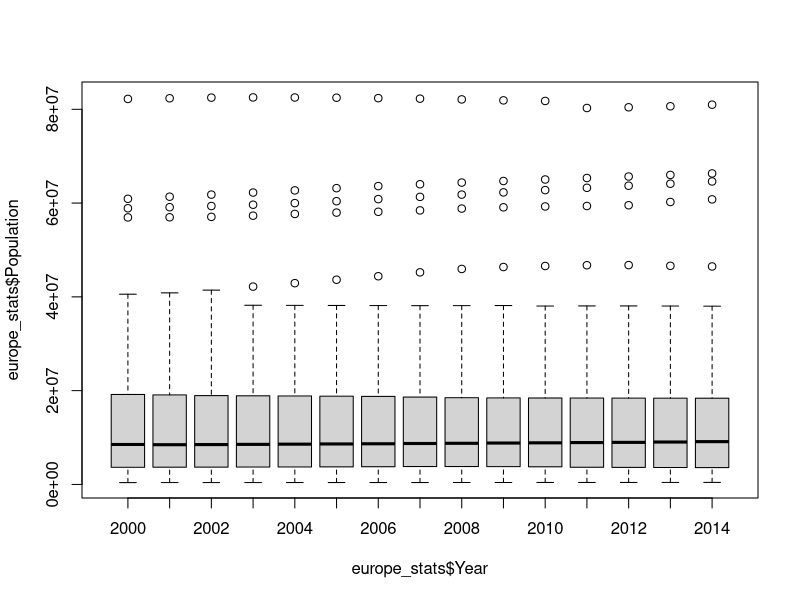

This chart was generated by the following R code:
###################################################
##########       Data preprocessing      ##########
###################################################

#co2 <- read.csv(file = "../CO2 emissions/CO2 emissions (melted).csv")
#co2 <- co2[, c(2, 3, 6, 7)]
#co2_pc <- read.csv(file = "../CO2 emissions/CO2 emissions per capita (melted).csv")
#co2_pc <- co2_pc[, c(2, 3, 6, 7)]

#gdp <- read.csv(file = "../Europe stats/GDP (current US$) (melted).csv")
#gdp <- gdp[, c(2, 3, 6, 7)]
#gdp_pc <- read.csv(file = "../Europe stats/GDP (per capita) (melted).csv")
#gdp_pc <- gdp_pc[, c(2, 3, 6, 7)]
#life_expectancy <- read.csv(file = "../Europe stats/Life expectancy (melted).csv")
#life_expectancy <- life_expectancy[, c(2, 3, 6, 7)]

#infant_mortality_rates <- read.csv(file = "../Infant mortality/Infant mortality rates (melted).csv")
#infant_mortality_rates <- infant_mortality_rates[, c(2, 3, 6, 7)]

#population <- read.csv(file = "../Population/Population (melted).csv")
#population <- population[, c(2, 3, 6, 7)]

#columns <- c("Country.Name", "Country.Code", "Year")
#dataset <- merge(co2, co2_pc, by = columns)
#dataset <- merge(dataset, gdp, by = columns)
#dataset <- merge(dataset, gdp_pc, by = columns)
#dataset <- merge(dataset, life_expectancy, by = columns)
#dataset <- merge(dataset, infant_mortality_rates, by = columns)
#dataset <- merge(dataset, population, by = columns)

#write.csv(dataset, "Europe statistics.csv")

europe_stats <- read.csv(file = "Europe statistics.csv")

boxplot(europe_stats$Population ~ europe_stats$Year, data = europe_stats)